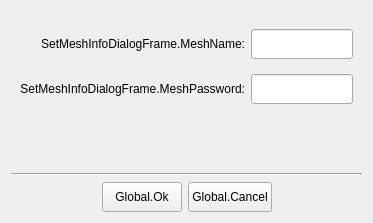
<?xml version="1.0" encoding="UTF-8"?>
<ui version="4.0">
 <class>SetMeshInfoDialogFrame</class>
 <widget class="QFrame" name="SetMeshInfoDialogFrame">
  <property name="geometry">
   <rect>
    <x>0</x>
    <y>0</y>
    <width>373</width>
    <height>223</height>
   </rect>
  </property>
  <property name="windowTitle">
   <string>Dialog</string>
  </property>
  <layout class="QVBoxLayout" name="verticalLayout">
   <item>
    <widget class="QFrame" name="frame">
     <property name="sizePolicy">
      <sizepolicy hsizetype="Preferred" vsizetype="Expanding">
       <horstretch>0</horstretch>
       <verstretch>0</verstretch>
      </sizepolicy>
     </property>
     <layout class="QGridLayout" name="gridLayout">
      <item row="2" column="0">
       <widget class="QLabel" name="label">
        <property name="text">
         <string>SetMeshInfoDialogFrame.MeshPassword:</string>
        </property>
        <property name="alignment">
         <set>Qt::AlignRight|Qt::AlignTrailing|Qt::AlignVCenter</set>
        </property>
       </widget>
      </item>
      <item row="3" column="2">
       <widget class="QPushButton" name="buttonGroupColor">
        <property name="minimumSize">
         <size>
          <width>30</width>
          <height>30</height>
         </size>
        </property>
        <property name="maximumSize">
         <size>
          <width>30</width>
          <height>30</height>
         </size>
        </property>
        <property name="text">
         <string/>
        </property>
        <property name="flat">
         <bool>true</bool>
        </property>
       </widget>
      </item>
      <item row="0" column="0">
       <widget class="QLabel" name="label_4">
        <property name="text">
         <string>SetMeshInfoDialogFrame.MeshName:</string>
        </property>
        <property name="alignment">
         <set>Qt::AlignRight|Qt::AlignTrailing|Qt::AlignVCenter</set>
        </property>
       </widget>
      </item>
      <item row="0" column="1" colspan="2">
       <widget class="QLineEdit" name="edtMeshName">
        <property name="minimumSize">
         <size>
          <width>0</width>
          <height>30</height>
         </size>
        </property>
       </widget>
      </item>
      <item row="2" column="1" colspan="2">
       <widget class="QLineEdit" name="edtMeshPassword">
        <property name="minimumSize">
         <size>
          <width>0</width>
          <height>30</height>
         </size>
        </property>
        <property name="echoMode">
         <enum>QLineEdit::Normal</enum>
        </property>
       </widget>
      </item>
     </layout>
    </widget>
   </item>
   <item>
    <widget class="Line" name="line">
     <property name="orientation">
      <enum>Qt::Horizontal</enum>
     </property>
    </widget>
   </item>
   <item>
    <layout class="QHBoxLayout" name="horizontalLayout">
     <item>
      <spacer name="horizontalSpacer">
       <property name="orientation">
        <enum>Qt::Horizontal</enum>
       </property>
       <property name="sizeHint" stdset="0">
        <size>
         <width>40</width>
         <height>20</height>
        </size>
       </property>
      </spacer>
     </item>
     <item>
      <widget class="QPushButton" name="buttonDialogOk">
       <property name="minimumSize">
        <size>
         <width>80</width>
         <height>30</height>
        </size>
       </property>
       <property name="text">
        <string>Global.Ok</string>
       </property>
      </widget>
     </item>
     <item>
      <widget class="QPushButton" name="buttonDialogCancel">
       <property name="minimumSize">
        <size>
         <width>80</width>
         <height>30</height>
        </size>
       </property>
       <property name="text">
        <string>Global.Cancel</string>
       </property>
      </widget>
     </item>
     <item>
      <spacer name="horizontalSpacer_2">
       <property name="orientation">
        <enum>Qt::Horizontal</enum>
       </property>
       <property name="sizeHint" stdset="0">
        <size>
         <width>40</width>
         <height>20</height>
        </size>
       </property>
      </spacer>
     </item>
    </layout>
   </item>
  </layout>
 </widget>
 <resources/>
 <connections/>
</ui>
